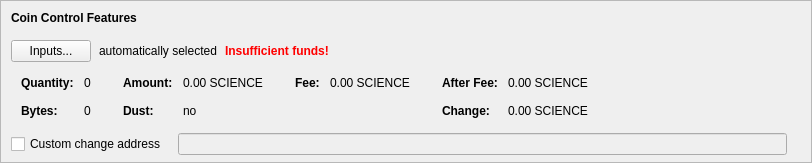
    <widget class="QFrame" name="frameCoinControl">
     <property name="sizePolicy">
      <sizepolicy hsizetype="Expanding" vsizetype="Expanding">
       <horstretch>0</horstretch>
       <verstretch>0</verstretch>
      </sizepolicy>
     </property>
     <property name="maximumSize">
      <size>
       <width>16777215</width>
       <height>16777215</height>
      </size>
     </property>
     <property name="frameShape">
      <enum>QFrame::StyledPanel</enum>
     </property>
     <property name="frameShadow">
      <enum>QFrame::Sunken</enum>
     </property>
     <layout class="QVBoxLayout" name="verticalLayoutCoinControl2">
      <property name="spacing">
       <number>0</number>
      </property>
      <property name="leftMargin">
       <number>0</number>
      </property>
      <property name="topMargin">
       <number>0</number>
      </property>
      <property name="rightMargin">
       <number>0</number>
      </property>
      <property name="bottomMargin">
       <number>6</number>
      </property>
      <item>
       <layout class="QVBoxLayout" name="verticalLayoutCoinControl" stretch="0,0,0,0,1">
        <property name="spacing">
         <number>0</number>
        </property>
        <property name="leftMargin">
         <number>10</number>
        </property>
        <property name="topMargin">
         <number>10</number>
        </property>
        <item>
         <layout class="QHBoxLayout" name="horizontalLayoutCoinControl1">
          <property name="bottomMargin">
           <number>15</number>
          </property>
          <item>
           <widget class="QLabel" name="labelCoinControlFeatures">
            <property name="sizePolicy">
             <sizepolicy hsizetype="Preferred" vsizetype="Maximum">
              <horstretch>0</horstretch>
              <verstretch>0</verstretch>
             </sizepolicy>
            </property>
            <property name="font">
             <font>
              <weight>75</weight>
              <bold>true</bold>
             </font>
            </property>
            <property name="styleSheet">
             <string notr="true">font-weight:bold;</string>
            </property>
            <property name="text">
             <string>Coin Control Features</string>
            </property>
           </widget>
          </item>
         </layout>
        </item>
        <item>
         <layout class="QHBoxLayout" name="horizontalLayoutCoinControl2" stretch="0,0,0,0">
          <property name="spacing">
           <number>8</number>
          </property>
          <property name="bottomMargin">
           <number>10</number>
          </property>
          <item>
           <widget class="QPushButton" name="pushButtonCoinControl">
            <property name="styleSheet">
             <string notr="true"/>
            </property>
            <property name="text">
             <string>Inputs...</string>
            </property>
            <property name="autoDefault">
             <bool>false</bool>
            </property>
           </widget>
          </item>
          <item>
           <widget class="QLabel" name="labelCoinControlAutomaticallySelected">
            <property name="text">
             <string>automatically selected</string>
            </property>
            <property name="margin">
             <number>5</number>
            </property>
           </widget>
          </item>
          <item>
           <widget class="QLabel" name="labelCoinControlInsuffFunds">
            <property name="font">
             <font>
              <weight>75</weight>
              <bold>true</bold>
             </font>
            </property>
            <property name="styleSheet">
             <string notr="true">color:red;font-weight:bold;</string>
            </property>
            <property name="text">
             <string>Insufficient funds!</string>
            </property>
            <property name="margin">
             <number>5</number>
            </property>
           </widget>
          </item>
          <item>
           <spacer name="horizontalSpacerCoinControl">
            <property name="orientation">
             <enum>Qt::Horizontal</enum>
            </property>
            <property name="sizeHint" stdset="0">
             <size>
              <width>40</width>
              <height>1</height>
             </size>
            </property>
           </spacer>
          </item>
         </layout>
        </item>
        <item>
         <widget class="QWidget" name="widgetCoinControl" native="true">
          <property name="sizePolicy">
           <sizepolicy hsizetype="Preferred" vsizetype="Preferred">
            <horstretch>0</horstretch>
            <verstretch>0</verstretch>
           </sizepolicy>
          </property>
          <property name="minimumSize">
           <size>
            <width>0</width>
            <height>0</height>
           </size>
          </property>
          <property name="styleSheet">
           <string notr="true"/>
          </property>
          <layout class="QHBoxLayout" name="horizontalLayoutCoinControl5">
           <property name="leftMargin">
            <number>0</number>
           </property>
           <property name="topMargin">
            <number>0</number>
           </property>
           <property name="rightMargin">
            <number>0</number>
           </property>
           <property name="bottomMargin">
            <number>0</number>
           </property>
           <item>
            <layout class="QHBoxLayout" name="horizontalLayoutCoinControl3" stretch="0,0,0,1">
             <property name="spacing">
              <number>20</number>
             </property>
             <property name="topMargin">
              <number>0</number>
             </property>
             <property name="bottomMargin">
              <number>10</number>
             </property>
             <item>
              <layout class="QFormLayout" name="formLayoutCoinControl1">
               <property name="horizontalSpacing">
                <number>10</number>
               </property>
               <property name="verticalSpacing">
                <number>14</number>
               </property>
               <property name="leftMargin">
                <number>10</number>
               </property>
               <property name="topMargin">
                <number>4</number>
               </property>
               <property name="rightMargin">
                <number>6</number>
               </property>
               <item row="0" column="0">
                <widget class="QLabel" name="labelCoinControlQuantityText">
                 <property name="font">
                  <font>
                   <weight>75</weight>
                   <bold>true</bold>
                  </font>
                 </property>
                 <property name="text">
                  <string>Quantity:</string>
                 </property>
                 <property name="margin">
                  <number>0</number>
                 </property>
                </widget>
               </item>
               <item row="0" column="1">
                <widget class="QLabel" name="labelCoinControlQuantity">
                 <property name="cursor">
                  <cursorShape>IBeamCursor</cursorShape>
                 </property>
                 <property name="contextMenuPolicy">
                  <enum>Qt::ActionsContextMenu</enum>
                 </property>
                 <property name="text">
                  <string notr="true">0</string>
                 </property>
                 <property name="margin">
                  <number>0</number>
                 </property>
                 <property name="textInteractionFlags">
                  <set>Qt::LinksAccessibleByMouse|Qt::TextSelectableByKeyboard|Qt::TextSelectableByMouse</set>
                 </property>
                </widget>
               </item>
               <item row="1" column="0">
                <widget class="QLabel" name="labelCoinControlBytesText">
                 <property name="font">
                  <font>
                   <weight>75</weight>
                   <bold>true</bold>
                  </font>
                 </property>
                 <property name="text">
                  <string>Bytes:</string>
                 </property>
                </widget>
               </item>
               <item row="1" column="1">
                <widget class="QLabel" name="labelCoinControlBytes">
                 <property name="cursor">
                  <cursorShape>IBeamCursor</cursorShape>
                 </property>
                 <property name="contextMenuPolicy">
                  <enum>Qt::ActionsContextMenu</enum>
                 </property>
                 <property name="text">
                  <string notr="true">0</string>
                 </property>
                 <property name="textInteractionFlags">
                  <set>Qt::LinksAccessibleByMouse|Qt::TextSelectableByKeyboard|Qt::TextSelectableByMouse</set>
                 </property>
                </widget>
               </item>
              </layout>
             </item>
             <item>
              <layout class="QFormLayout" name="formLayoutCoinControl2">
               <property name="horizontalSpacing">
                <number>10</number>
               </property>
               <property name="verticalSpacing">
                <number>14</number>
               </property>
               <property name="leftMargin">
                <number>6</number>
               </property>
               <property name="topMargin">
                <number>4</number>
               </property>
               <property name="rightMargin">
                <number>6</number>
               </property>
               <item row="0" column="0">
                <widget class="QLabel" name="labelCoinControlAmountText">
                 <property name="font">
                  <font>
                   <weight>75</weight>
                   <bold>true</bold>
                  </font>
                 </property>
                 <property name="text">
                  <string>Amount:</string>
                 </property>
                 <property name="margin">
                  <number>0</number>
                 </property>
                </widget>
               </item>
               <item row="0" column="1">
                <widget class="QLabel" name="labelCoinControlAmount">
                 <property name="cursor">
                  <cursorShape>IBeamCursor</cursorShape>
                 </property>
                 <property name="contextMenuPolicy">
                  <enum>Qt::ActionsContextMenu</enum>
                 </property>
                 <property name="text">
                  <string notr="true">0.00 SCIENCE</string>
                 </property>
                 <property name="textInteractionFlags">
                  <set>Qt::LinksAccessibleByMouse|Qt::TextSelectableByKeyboard|Qt::TextSelectableByMouse</set>
                 </property>
                </widget>
               </item>
               <item row="1" column="0">
                <widget class="QLabel" name="labelCoinControlLowOutputText">
                 <property name="font">
                  <font>
                   <weight>75</weight>
                   <bold>true</bold>
                  </font>
                 </property>
                 <property name="text">
                  <string>Dust:</string>
                 </property>
                </widget>
               </item>
               <item row="1" column="1">
                <widget class="QLabel" name="labelCoinControlLowOutput">
                 <property name="cursor">
                  <cursorShape>IBeamCursor</cursorShape>
                 </property>
                 <property name="contextMenuPolicy">
                  <enum>Qt::ActionsContextMenu</enum>
                 </property>
                 <property name="text">
                  <string notr="true">no</string>
                 </property>
                 <property name="textInteractionFlags">
                  <set>Qt::LinksAccessibleByMouse|Qt::TextSelectableByKeyboard|Qt::TextSelectableByMouse</set>
                 </property>
                </widget>
               </item>
              </layout>
             </item>
             <item>
              <layout class="QFormLayout" name="formLayoutCoinControl3">
               <property name="horizontalSpacing">
                <number>10</number>
               </property>
               <property name="verticalSpacing">
                <number>14</number>
               </property>
               <property name="leftMargin">
                <number>6</number>
               </property>
               <property name="topMargin">
                <number>4</number>
               </property>
               <property name="rightMargin">
                <number>6</number>
               </property>
               <item row="0" column="0">
                <widget class="QLabel" name="labelCoinControlFeeText">
                 <property name="font">
                  <font>
                   <weight>75</weight>
                   <bold>true</bold>
                  </font>
                 </property>
                 <property name="text">
                  <string>Fee:</string>
                 </property>
                 <property name="margin">
                  <number>0</number>
                 </property>
                </widget>
               </item>
               <item row="0" column="1">
                <widget class="QLabel" name="labelCoinControlFee">
                 <property name="cursor">
                  <cursorShape>IBeamCursor</cursorShape>
                 </property>
                 <property name="contextMenuPolicy">
                  <enum>Qt::ActionsContextMenu</enum>
                 </property>
                 <property name="text">
                  <string notr="true">0.00 SCIENCE</string>
                 </property>
                 <property name="textInteractionFlags">
                  <set>Qt::LinksAccessibleByMouse|Qt::TextSelectableByKeyboard|Qt::TextSelectableByMouse</set>
                 </property>
                </widget>
               </item>
              </layout>
             </item>
             <item>
              <layout class="QFormLayout" name="formLayoutCoinControl4">
               <property name="horizontalSpacing">
                <number>10</number>
               </property>
               <property name="verticalSpacing">
                <number>14</number>
               </property>
               <property name="leftMargin">
                <number>6</number>
               </property>
               <property name="topMargin">
                <number>4</number>
               </property>
               <property name="rightMargin">
                <number>6</number>
               </property>
               <item row="0" column="0">
                <widget class="QLabel" name="labelCoinControlAfterFeeText">
                 <property name="font">
                  <font>
                   <weight>75</weight>
                   <bold>true</bold>
                  </font>
                 </property>
                 <property name="text">
                  <string>After Fee:</string>
                 </property>
                 <property name="margin">
                  <number>0</number>
                 </property>
                </widget>
               </item>
               <item row="0" column="1">
                <widget class="QLabel" name="labelCoinControlAfterFee">
                 <property name="cursor">
                  <cursorShape>IBeamCursor</cursorShape>
                 </property>
                 <property name="contextMenuPolicy">
                  <enum>Qt::ActionsContextMenu</enum>
                 </property>
                 <property name="text">
                  <string notr="true">0.00 SCIENCE</string>
                 </property>
                 <property name="textInteractionFlags">
                  <set>Qt::LinksAccessibleByMouse|Qt::TextSelectableByKeyboard|Qt::TextSelectableByMouse</set>
                 </property>
                </widget>
               </item>
               <item row="1" column="0">
                <widget class="QLabel" name="labelCoinControlChangeText">
                 <property name="font">
                  <font>
                   <weight>75</weight>
                   <bold>true</bold>
                  </font>
                 </property>
                 <property name="text">
                  <string>Change:</string>
                 </property>
                </widget>
               </item>
               <item row="1" column="1">
                <widget class="QLabel" name="labelCoinControlChange">
                 <property name="cursor">
                  <cursorShape>IBeamCursor</cursorShape>
                 </property>
                 <property name="contextMenuPolicy">
                  <enum>Qt::ActionsContextMenu</enum>
                 </property>
                 <property name="text">
                  <string notr="true">0.00 SCIENCE</string>
                 </property>
                 <property name="textInteractionFlags">
                  <set>Qt::LinksAccessibleByMouse|Qt::TextSelectableByKeyboard|Qt::TextSelectableByMouse</set>
                 </property>
                </widget>
               </item>
              </layout>
             </item>
            </layout>
           </item>
          </layout>
         </widget>
        </item>
        <item>
         <layout class="QHBoxLayout" name="horizontalLayoutCoinControl4" stretch="0,0,0">
          <property name="spacing">
           <number>12</number>
          </property>
          <property name="sizeConstraint">
           <enum>QLayout::SetDefaultConstraint</enum>
          </property>
          <property name="topMargin">
           <number>5</number>
          </property>
          <property name="rightMargin">
           <number>5</number>
          </property>
          <item>
           <widget class="QCheckBox" name="checkBoxCoinControlChange">
            <property name="toolTip">
             <string>If this is activated, but the change address is empty or invalid, change will be sent to a newly generated address.</string>
            </property>
            <property name="text">
             <string>Custom change address</string>
            </property>
           </widget>
          </item>
          <item>
           <widget class="QValidatedLineEdit" name="lineEditCoinControlChange">
            <property name="enabled">
             <bool>false</bool>
            </property>
            <property name="sizePolicy">
             <sizepolicy hsizetype="Expanding" vsizetype="Fixed">
              <horstretch>0</horstretch>
              <verstretch>0</verstretch>
             </sizepolicy>
            </property>
           </widget>
          </item>
          <item>
           <widget class="QLabel" name="labelCoinControlChangeLabel">
            <property name="sizePolicy">
             <sizepolicy hsizetype="Preferred" vsizetype="Expanding">
              <horstretch>0</horstretch>
              <verstretch>0</verstretch>
             </sizepolicy>
            </property>
            <property name="minimumSize">
             <size>
              <width>0</width>
              <height>0</height>
             </size>
            </property>
            <property name="text">
             <string/>
            </property>
            <property name="margin">
             <number>3</number>
            </property>
           </widget>
          </item>
         </layout>
        </item>
        <item>
         <spacer name="verticalSpacerCoinControl">
          <property name="orientation">
           <enum>Qt::Vertical</enum>
          </property>
          <property name="sizeHint" stdset="0">
           <size>
            <width>800</width>
            <height>1</height>
           </size>
          </property>
         </spacer>
        </item>
       </layout>
      </item>
     </layout>
    </widget>
